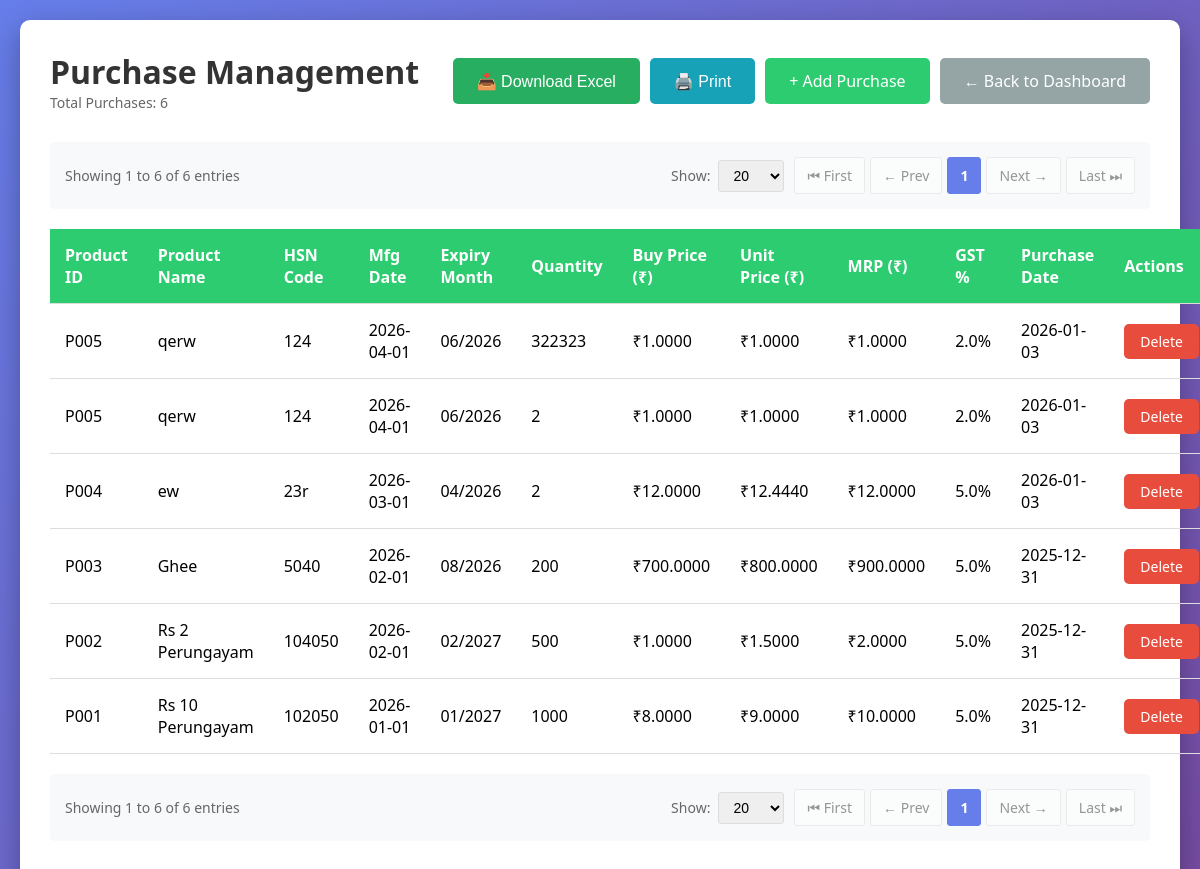
The page /purchases/ on the database as committed earlier.
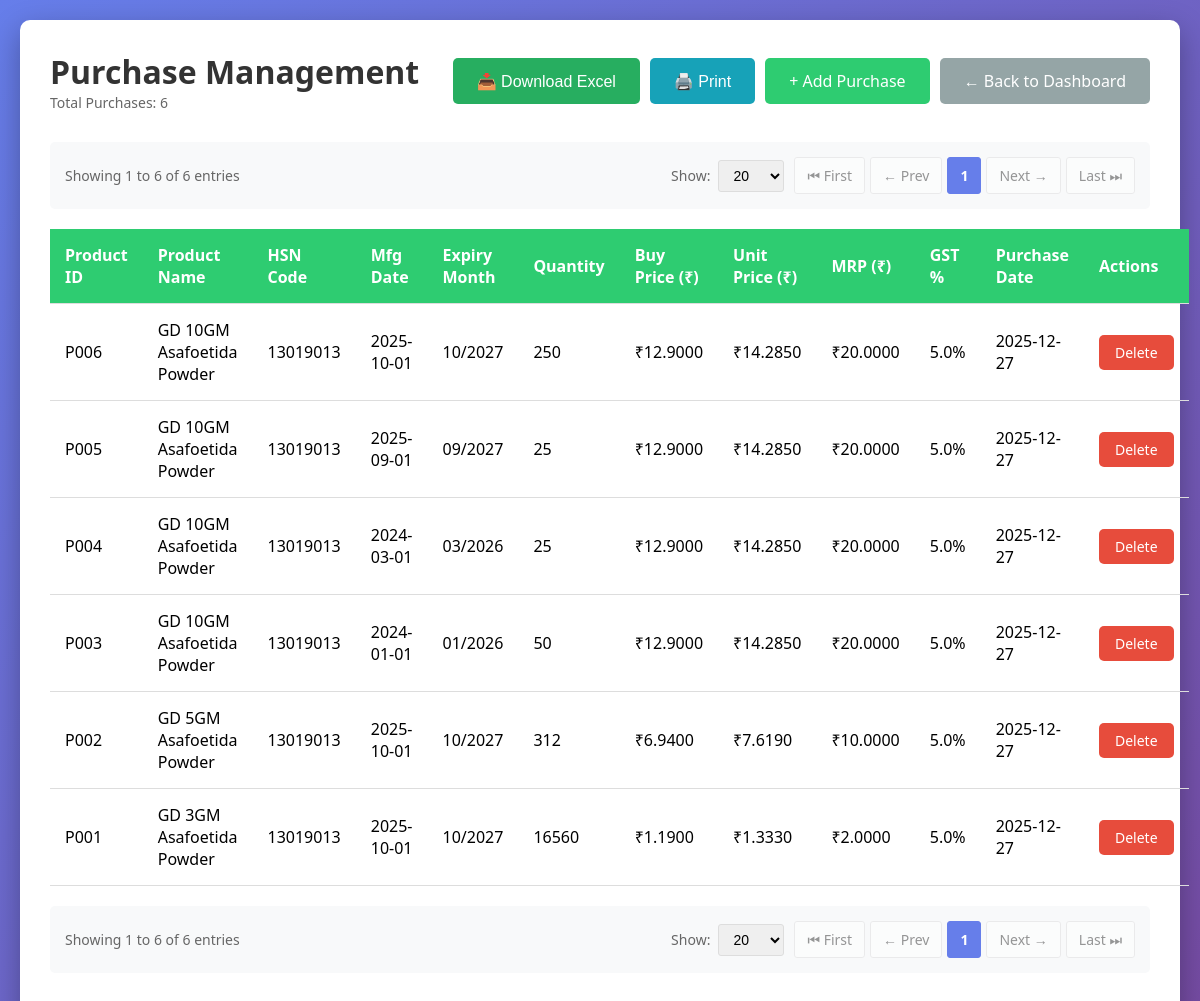
The same page on the database as committed later.
### tables this page shows
CREATE TABLE purchases (
                    id INTEGER PRIMARY KEY AUTOINCREMENT,
                    product_id TEXT NOT NULL,
                    product_name TEXT NOT NULL,
                    hsn_code TEXT,
                    manufacture_date DATE,
                    expiry_month TEXT NOT NULL,
                    quantity INTEGER NOT NULL DEFAULT 0,
                    buy_price REAL NOT NULL DEFAULT 0.0,
                    unit_price REAL NOT NULL DEFAULT 0.0,
                    mrp REAL NOT NULL DEFAULT 0.0,
                    gst_percentage REAL NOT NULL DEFAULT 0.0,
                    purchase_date DATE NOT NULL,
                    created_at TIMESTAMP DEFAULT CURRENT_TIMESTAMP,
                    FOREIGN KEY (product_id) REFERENCES inventory (product_id)
                );

### routes/purchases.py (the view)
@purchases_bp.route('/')
def index():
    page = request.args.get('page', 1, type=int)
    per_page = request.args.get('per_page', 20, type=int)
    if per_page not in [10, 20, 50, 100]:
        per_page = 20
    if page < 1:
        page = 1
    conn = get_db_connection()
    total_count = conn.execute('SELECT COUNT(*) as count FROM purchases').fetchone()['count']
    total_pages = max(1, (total_count + per_page - 1) // per_page) if total_count > 0 else 1
    if page > total_pages:
        page = total_pages
    offset = (page - 1) * per_page
    purchases = conn.execute('''
        SELECT * FROM purchases
        ORDER BY purchase_date DESC, created_at DESC
        LIMIT ? OFFSET ?
    ''', (per_page, offset)).fetchall()
    conn.close()
    has_prev = page > 1
    has_next = page < total_pages
    return render_template('purchases/index.html',
                         purchases=purchases,
                         page=page,
                         per_page=per_page,
                         total_count=total_count,
                         total_pages=total_pages,
                         has_prev=has_prev,
                         has_next=has_next)

### database.py (called while the page is built)
def get_db_connection():
    conn = sqlite3.connect(DATABASE)
    conn.row_factory = sqlite3.Row
    return conn

### templates/purchases/index.html (shortened to what this page needs)
<!DOCTYPE html>
<html lang="en">
<head>
</head>
<body>
    <div class="container">
        <div class="header">
            <div>
                <h1>Purchase Management</h1>
                <p class="purchase-count">Total Purchases: {{ total_count }}</p>
            </div>
            <div class="button-group">
                <button onclick="downloadExcel()" class="btn btn-success no-print">📥 Download Excel</button>
                <button onclick="window.print()" class="btn btn-info no-print">🖨️ Print</button>
                <a href="{{ url_for('purchases.add') }}" class="btn btn-primary no-print">+ Add Purchase</a>
                <a href="{{ url_for('dashboard') }}" class="btn btn-secondary no-print">← Back to Dashboard</a>
            </div>
        </div>
        {% if total_count > 0 %}
            {% set route_name = 'purchases.index' %}
            {% set extra_params = {} %}
            {% include 'pagination.html' %}
        {% endif %}
        {% if purchases %}
            <table>
                <thead>
                    <tr>
                        <th>Product ID</th>
                        <th>Product Name</th>
                        <th>HSN Code</th>
                        <th>Mfg Date</th>
                        <th>Expiry Month</th>
                        <th>Quantity</th>
                        <th>Buy Price (₹)</th>
                        <th>Unit Price (₹)</th>
                        <th>MRP (₹)</th>
                        <th>GST %</th>
                        <th>Purchase Date</th>
                        <th class="no-print">Actions</th>
                    </tr>
                </thead>
                <tbody>
                    {% for purchase in purchases %}
                    <tr>
                        <td>{{ purchase['product_id'] }}</td>
                        <td>{{ purchase['product_name'] }}</td>
                        <td>{{ purchase['hsn_code'] or 'N/A' }}</td>
                        <td>{{ purchase['manufacture_date'] or 'N/A' }}</td>
                        <td>
                            {% if purchase['expiry_month'] %}
                                {% set parts = purchase['expiry_month'].split('-') %}
                                {% if parts|length == 2 %}
                                    {{ parts[1] }}/{{ parts[0] }}
                                {% else %}
                                    {{ purchase['expiry_month'] }}
                                {% endif %}
                            {% else %}
                                N/A
                            {% endif %}
                        </td>
                        <td>{{ purchase['quantity'] }}</td>
                        <td>₹{{ "%.4f"|format(purchase['buy_price']) }}</td>
                        <td>₹{{ "%.4f"|format(purchase['unit_price']) }}</td>
                        <td>₹{{ "%.4f"|format(purchase['mrp']) }}</td>
                        <td>{{ purchase['gst_percentage'] }}%</td>
                        <td>{{ purchase['purchase_date'] }}</td>
                        <td class="no-print">
                            <a href="{{ url_for('purchases.delete', id=purchase['id']) }}"
                               class="btn btn-danger"
                               onclick="return confirm('Are you sure you want to delete this purchase record?')">Delete</a>
                        </td>
                    </tr>
                    {% endfor %}
                </tbody>
            </table>
            {% if total_count > 0 %}
                {% set route_name = 'purchases.index' %}
                {% set extra_params = {} %}
                {% include 'pagination.html' %}
            {% endif %}
        {% else %}
            <div class="no-data">
                <p>No purchases found. Click "Add Purchase" to get started!</p>
            </div>
        {% endif %}
    </div>
</body>
</html>

Rows that differ between the two databases and show on the page:
changed purchases (number 1 of 6 on the later page): product_id "P005" → "P006"; product_name "qerw" → "GD 10GM Asafoetida Powder"; hsn_code "124" → "13019013"; manufacture_date "2026-04-01" → "2025-10-01"; parts "06" → "10"; parts "2026" → "2027"; quantity "322323" → "250"; buy_price "1.0000" → "12.9000"; unit_price "1.0000" → "14.2850"; mrp "1.0000" → "20.0000"; gst_percentage "2.0" → "5.0"; purchase_date "2026-01-03" → "2025-12-27"
changed purchases (number 2 of 6 on the later page): product_name "qerw" → "GD 10GM Asafoetida Powder"; hsn_code "124" → "13019013"; manufacture_date "2026-04-01" → "2025-09-01"; parts "06" → "09"; parts "2026" → "2027"; quantity "2" → "25"; buy_price "1.0000" → "12.9000"; unit_price "1.0000" → "14.2850"; mrp "1.0000" → "20.0000"; gst_percentage "2.0" → "5.0"; purchase_date "2026-01-03" → "2025-12-27"
changed purchases (number 3 of 6 on the later page): product_name "ew" → "GD 10GM Asafoetida Powder"; hsn_code "23r" → "13019013"; manufacture_date "2026-03-01" → "2024-03-01"; parts "04" → "03"; quantity "2" → "25"; buy_price "12.0000" → "12.9000"; unit_price "12.4440" → "14.2850"; mrp "12.0000" → "20.0000"; purchase_date "2026-01-03" → "2025-12-27"
changed purchases (number 4 of 6 on the later page): product_name "Ghee" → "GD 10GM Asafoetida Powder"; hsn_code "5040" → "13019013"; manufacture_date "2026-02-01" → "2024-01-01"; parts "08" → "01"; quantity "200" → "50"; buy_price "700.0000" → "12.9000"; unit_price "800.0000" → "14.2850"; mrp "900.0000" → "20.0000"; purchase_date "2025-12-31" → "2025-12-27"
changed purchases: product_name "Rs 2 Perungayam" → "GD 5GM Asafoetida Powder"; hsn_code "104050" → "13019013"; manufacture_date "2026-02-01" → "2025-10-01"; parts "02" → "10"; quantity "500" → "312"; buy_price "1.0000" → "6.9400"; unit_price "1.5000" → "7.6190"; mrp "2.0000" → "10.0000"; purchase_date "2025-12-31" → "2025-12-27"
changed purchases: product_name "Rs 10 Perungayam" → "GD 3GM Asafoetida Powder"; hsn_code "102050" → "13019013"; manufacture_date "2026-01-01" → "2025-10-01"; parts "01" → "10"; quantity "1000" → "16560"; buy_price "8.0000" → "1.1900"; unit_price "9.0000" → "1.3330"; mrp "10.0000" → "2.0000"; purchase_date "2025-12-31" → "2025-12-27"
